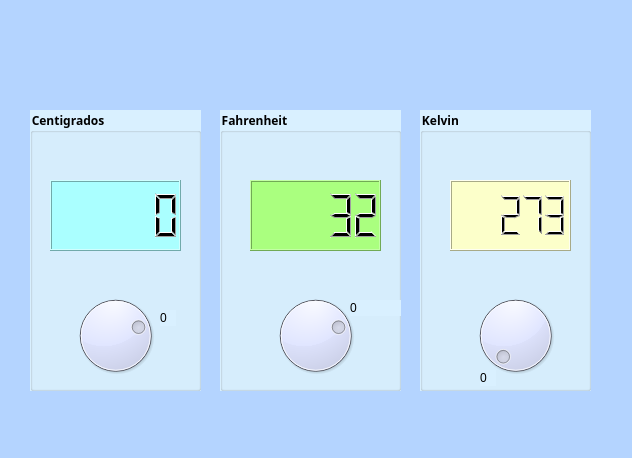
<?xml version="1.0" encoding="UTF-8"?>
<ui version="4.0">
 <class>Principal</class>
 <widget class="QMainWindow" name="Principal">
  <property name="geometry">
   <rect>
    <x>0</x>
    <y>0</y>
    <width>632</width>
    <height>458</height>
   </rect>
  </property>
  <property name="font">
   <font>
    <family>Sitka Text</family>
    <weight>75</weight>
    <bold>true</bold>
   </font>
  </property>
  <property name="windowTitle">
   <string>TERMOMETRO</string>
  </property>
  <property name="windowIcon">
   <iconset resource="recursos.qrc">
    <normaloff>:/Recursos/modo.png</normaloff>:/Recursos/modo.png</iconset>
  </property>
  <property name="autoFillBackground">
   <bool>false</bool>
  </property>
  <property name="styleSheet">
   <string notr="true">background-color: rgb(180, 212, 255);</string>
  </property>
  <widget class="QWidget" name="centralwidget">
   <widget class="QGroupBox" name="groupBox">
    <property name="geometry">
     <rect>
      <x>30</x>
      <y>110</y>
      <width>171</width>
      <height>281</height>
     </rect>
    </property>
    <property name="font">
     <font>
      <family>Sitka Text</family>
      <weight>75</weight>
      <bold>true</bold>
     </font>
    </property>
    <property name="styleSheet">
     <string notr="true">background-color: rgb(217, 240, 255);</string>
    </property>
    <property name="title">
     <string>Centigrados</string>
    </property>
    <property name="flat">
     <bool>false</bool>
    </property>
    <widget class="QDial" name="intCent">
     <property name="geometry">
      <rect>
       <x>40</x>
       <y>180</y>
       <width>91</width>
       <height>91</height>
      </rect>
     </property>
     <property name="cursor">
      <cursorShape>OpenHandCursor</cursorShape>
     </property>
     <property name="styleSheet">
      <string notr="true">background-color: rgb(224, 229, 255);</string>
     </property>
     <property name="minimum">
      <number>-273</number>
     </property>
     <property name="maximum">
      <number>99</number>
     </property>
    </widget>
    <widget class="QLCDNumber" name="outCent">
     <property name="geometry">
      <rect>
       <x>20</x>
       <y>70</y>
       <width>131</width>
       <height>71</height>
      </rect>
     </property>
     <property name="styleSheet">
      <string notr="true">background-color: rgb(170, 255, 255);</string>
     </property>
     <property name="smallDecimalPoint">
      <bool>false</bool>
     </property>
    </widget>
    <widget class="QLabel" name="label">
     <property name="geometry">
      <rect>
       <x>130</x>
       <y>200</y>
       <width>16</width>
       <height>16</height>
      </rect>
     </property>
     <property name="text">
      <string>0</string>
     </property>
    </widget>
   </widget>
   <widget class="QGroupBox" name="groupBox2">
    <property name="geometry">
     <rect>
      <x>220</x>
      <y>110</y>
      <width>181</width>
      <height>281</height>
     </rect>
    </property>
    <property name="font">
     <font>
      <family>Sitka Text</family>
      <weight>75</weight>
      <bold>true</bold>
     </font>
    </property>
    <property name="styleSheet">
     <string notr="true">background-color: rgb(217, 240, 255);</string>
    </property>
    <property name="title">
     <string>Fahrenheit</string>
    </property>
    <widget class="QLCDNumber" name="outFahr">
     <property name="geometry">
      <rect>
       <x>30</x>
       <y>70</y>
       <width>131</width>
       <height>71</height>
      </rect>
     </property>
     <property name="styleSheet">
      <string notr="true">background-color: rgb(170, 255, 127);</string>
     </property>
     <property name="midLineWidth">
      <number>0</number>
     </property>
     <property name="smallDecimalPoint">
      <bool>false</bool>
     </property>
     <property name="intValue" stdset="0">
      <number>32</number>
     </property>
    </widget>
    <widget class="QDial" name="intFahr">
     <property name="geometry">
      <rect>
       <x>50</x>
       <y>170</y>
       <width>91</width>
       <height>111</height>
      </rect>
     </property>
     <property name="cursor">
      <cursorShape>OpenHandCursor</cursorShape>
     </property>
     <property name="styleSheet">
      <string notr="true">background-color: rgb(224, 229, 255);</string>
     </property>
     <property name="minimum">
      <number>-460</number>
     </property>
     <property name="maximum">
      <number>210</number>
     </property>
     <property name="value">
      <number>32</number>
     </property>
    </widget>
    <widget class="QLabel" name="label_2">
     <property name="geometry">
      <rect>
       <x>130</x>
       <y>190</y>
       <width>55</width>
       <height>16</height>
      </rect>
     </property>
     <property name="text">
      <string>0</string>
     </property>
    </widget>
   </widget>
   <widget class="QGroupBox" name="groupBox_2">
    <property name="geometry">
     <rect>
      <x>420</x>
      <y>110</y>
      <width>171</width>
      <height>281</height>
     </rect>
    </property>
    <property name="font">
     <font>
      <family>Sitka Text</family>
      <weight>75</weight>
      <bold>true</bold>
     </font>
    </property>
    <property name="styleSheet">
     <string notr="true">background-color: rgb(217, 240, 255);</string>
    </property>
    <property name="title">
     <string>Kelvin</string>
    </property>
    <widget class="QLCDNumber" name="outKel">
     <property name="geometry">
      <rect>
       <x>30</x>
       <y>70</y>
       <width>121</width>
       <height>71</height>
      </rect>
     </property>
     <property name="styleSheet">
      <string notr="true">background-color: rgb(252, 255, 202);
</string>
     </property>
     <property name="intValue" stdset="0">
      <number>273</number>
     </property>
    </widget>
    <widget class="QDial" name="intKel">
     <property name="geometry">
      <rect>
       <x>40</x>
       <y>180</y>
       <width>111</width>
       <height>91</height>
      </rect>
     </property>
     <property name="cursor">
      <cursorShape>OpenHandCursor</cursorShape>
     </property>
     <property name="styleSheet">
      <string notr="true">background-color: rgb(224, 229, 255);</string>
     </property>
     <property name="maximum">
      <number>372</number>
     </property>
    </widget>
    <widget class="QLabel" name="label_3">
     <property name="geometry">
      <rect>
       <x>60</x>
       <y>260</y>
       <width>16</width>
       <height>16</height>
      </rect>
     </property>
     <property name="text">
      <string>0</string>
     </property>
    </widget>
   </widget>
  </widget>
  <widget class="QMenuBar" name="menubar">
   <property name="geometry">
    <rect>
     <x>0</x>
     <y>0</y>
     <width>632</width>
     <height>26</height>
    </rect>
   </property>
  </widget>
  <widget class="QStatusBar" name="statusbar"/>
 </widget>
 <resources>
  <include location="recursos.qrc"/>
 </resources>
 <connections>
  <connection>
   <sender>intCent</sender>
   <signal>valueChanged(int)</signal>
   <receiver>outCent</receiver>
   <slot>display(int)</slot>
   <hints>
    <hint type="sourcelabel">
     <x>115</x>
     <y>331</y>
    </hint>
    <hint type="destinationlabel">
     <x>115</x>
     <y>241</y>
    </hint>
   </hints>
  </connection>
  <connection>
   <sender>intFahr</sender>
   <signal>valueChanged(int)</signal>
   <receiver>outFahr</receiver>
   <slot>display(int)</slot>
   <hints>
    <hint type="sourcelabel">
     <x>315</x>
     <y>331</y>
    </hint>
    <hint type="destinationlabel">
     <x>315</x>
     <y>241</y>
    </hint>
   </hints>
  </connection>
  <connection>
   <sender>intKel</sender>
   <signal>valueChanged(int)</signal>
   <receiver>outKel</receiver>
   <slot>display(int)</slot>
   <hints>
    <hint type="sourcelabel">
     <x>515</x>
     <y>361</y>
    </hint>
    <hint type="destinationlabel">
     <x>510</x>
     <y>241</y>
    </hint>
   </hints>
  </connection>
 </connections>
</ui>
